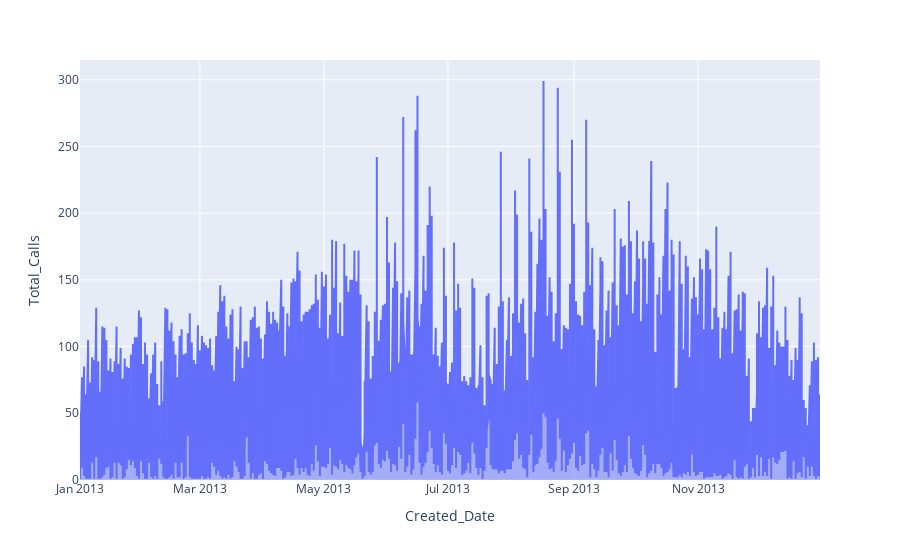

Notebook cell for this chart:
### Code cell
# Plot the top 5 drivers using the Complaint_Type field

qtop5 = """
select Complaint_Type, count(Unique_Key) as Total_Calls from noise_trim
group by Complaint_Type
order by Total_Calls DESC
limit 5
"""
top5 = sqldf.run(qtop5)

qarea = """
select Created_Date, noise_trim.Complaint_Type, count(Unique_Key) as Total_Calls
from noise_trim 
join top5 
on noise_trim.Complaint_Type = top5.Complaint_Type
group by Created_Date, noise_trim.Complaint_Type
"""
areadf = sqldf.run(qarea)

fig = px.area(areadf, x="Created_Date", y= "Total_Calls")

fig.show()

### Figure 1 — Plotly figure (JSON) as saved in the notebook; plotly's stock layout.template omitted (floating-point values rounded to 4 significant figures; data arrays with more than 128 entries replaced by an {"elided": "..."} marker saying what was removed)
{"data": [{"hovertemplate": "Created_Date=%{x}<br>Total_Calls=%{y}<extra></extra>", "legendgroup": "", "line": {"color": "#636efa"}, "mode": "lines", "name": "", "orientation": "v", "showlegend": false, "stackgroup": "1", "type": "scatter", "x": {"elided": "1771 str values"}, "xaxis": "x", "y": {"elided": "1771 int values"}, "yaxis": "y"}], "layout": {"legend": {"tracegroupgap": 0}, "margin": {"t": 60}, "xaxis": {"anchor": "y", "domain": [0, 1], "title": {"text": "Created_Date"}}, "yaxis": {"anchor": "x", "domain": [0, 1], "title": {"text": "Total_Calls"}}}}
